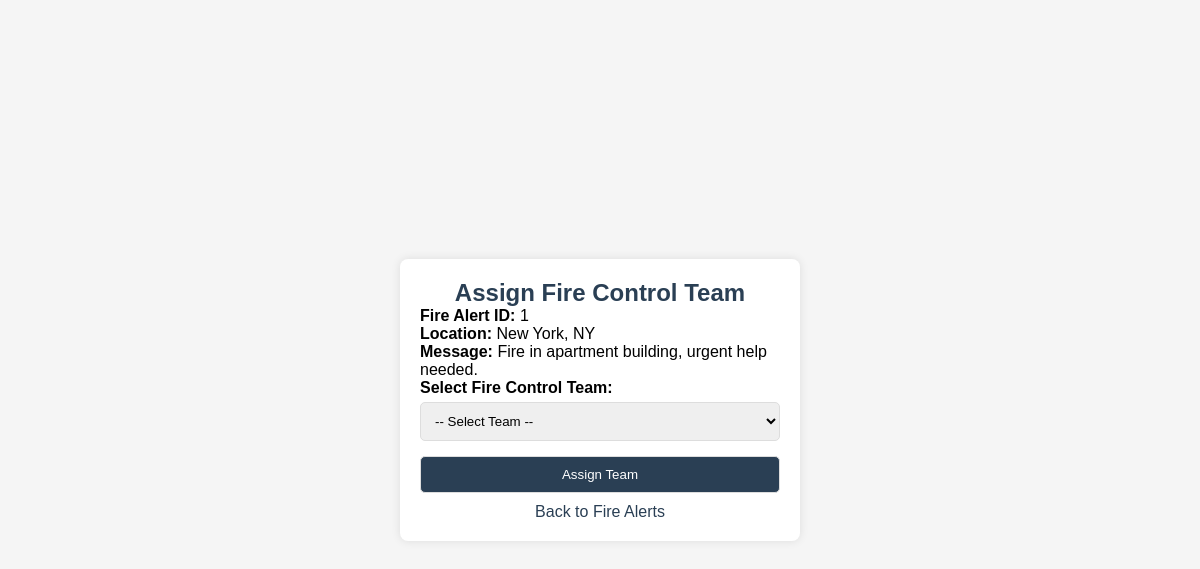
The app's page /assign_team.php?id=1 with its own data.
### tables this page shows
CREATE TABLE IF NOT EXISTS fire_alerts (
    id INT AUTO_INCREMENT PRIMARY KEY,
    name VARCHAR(255) NOT NULL,
    mobile VARCHAR(15) NOT NULL,
    location TEXT NOT NULL,
    message TEXT NOT NULL,
    reporting_time TIMESTAMP DEFAULT CURRENT_TIMESTAMP
);

### assign_team.php (the view, shortened to what this page needs)
<?php
$host = 'localhost';
$user = 'root';
$pass = '';
$dbname = 'ofrs';
$conn = new mysqli($host, $user, $pass, $dbname);
$alert_id = $_GET['id'];
$sql_alert = "SELECT * FROM fire_alerts WHERE id = ?";
$stmt_alert = $conn->prepare($sql_alert);
$stmt_alert->bind_param("i", $alert_id);
$stmt_alert->execute();
$result_alert = $stmt_alert->get_result();
$fire_alert = $result_alert->fetch_assoc();
?>
<!DOCTYPE html>
<html lang="en">
<head>
</head>
<body>
<div class="container">
    <h2>Assign Fire Control Team</h2>
    <p><strong>Fire Alert ID:</strong> <?= $fire_alert['id']; ?></p>
    <p><strong>Location:</strong> <?= htmlspecialchars($fire_alert['location']); ?></p>
    <p><strong>Message:</strong> <?= htmlspecialchars($fire_alert['message']); ?></p>
    <form method="post">
        <div class="form-group">
            <label for="team_id">Select Fire Control Team:</label>
            <select name="team_id" id="team_id" required>
                <option value="">-- Select Team --</option>
            </select>
        </div>
        <button type="submit">Assign Team</button>
    </form>
    <a href="fire_alerts.php" class="btn-back">Back to Fire Alerts</a>
</div>
</body>
</html>

### assign_team.php (style rules this page uses)
* { margin: 0; padding: 0; box-sizing: border-box; font-family: Arial, sans-serif; }
body { background: #f5f5f5; display: flex; justify-content: center; align-items: center; height: 100vh; }
.container { background: white; padding: 20px; border-radius: 8px; box-shadow: 0px 0px 10px rgba(0, 0, 0, 0.1); width: 400px; }
h2 { color: #2A3F54; text-align: center; }
.form-group { margin-bottom: 15px; }
label { font-weight: bold; display: block; margin-bottom: 5px; }
select, button { width: 100%; padding: 10px; border-radius: 5px; border: 1px solid #ddd; }
button { background: #2A3F54; color: white; cursor: pointer; }
.btn-back { display: block; text-align: center; margin-top: 10px; text-decoration: none; color: #2A3F54; }

### records on screen
fire_alerts: id "1", location "New York, NY", message "Fire in apartment building, urgent help needed."
